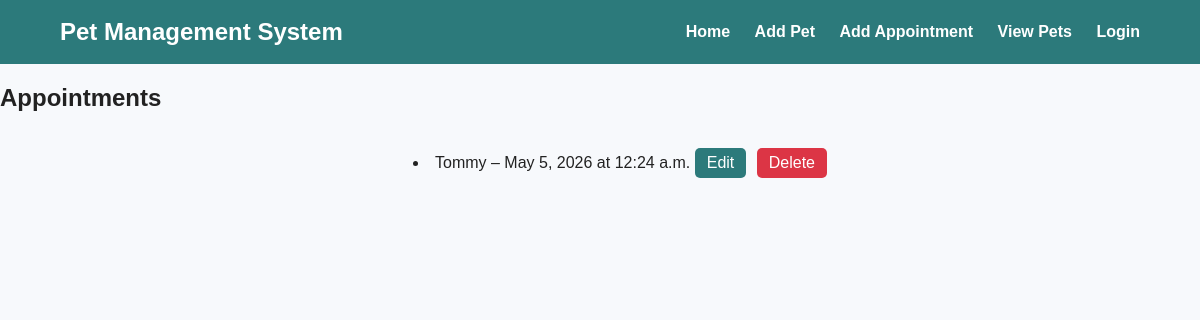
The page /appointments/ on the database as committed earlier.
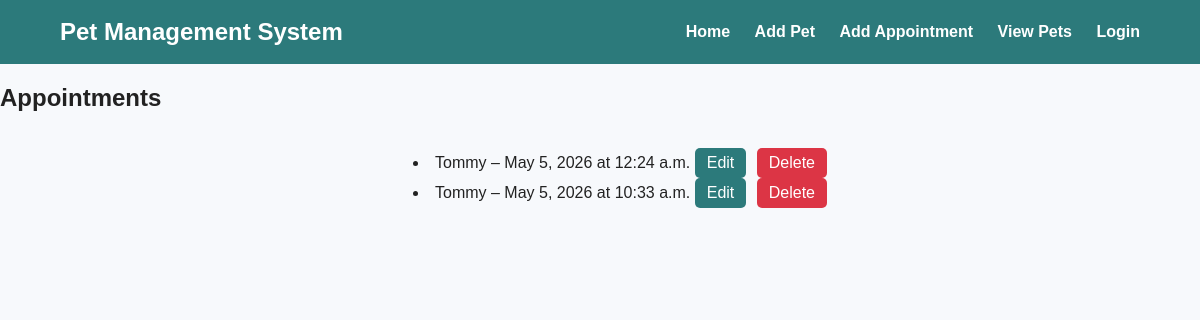
The same page on the database as committed later.
### pets/models.py (models this page shows, shortened)
class Appointment(models.Model):
    pet = models.ForeignKey(Pet, on_delete=models.CASCADE, related_name="appointments")
    date = models.DateField()
    time = models.TimeField()
    reason = models.CharField(max_length=200)
    notes = models.TextField(blank=True)

class Pet(models.Model):
    owner = models.ForeignKey(Owner, on_delete=models.CASCADE, related_name="pets")
    name = models.CharField(max_length=100)
    pet_type = models.CharField(max_length=50)
    age = models.IntegerField()
    medications = models.TextField(blank=True, null=True)

### pets/views.py (the view)
# urls.py: path("appointments/", views.appointment_list, name="appointment_list"),
def appointment_list(request):
    appointments = Appointment.objects.all()
    return render(request, "pets/appointment_list.html", {"appointments": appointments})

### pets/templates/pets/appointment_list.html
{% extends 'pets/base.html' %}
{% block content %}
<h2>Appointments</h2>
{% if appointments %}
    <div style="text-align: center;">
        <ul style="list-style-position: inside; display: inline-block; text-align: center;">
            {% for appointment in appointments %}
            <li>
                {{ appointment.pet.name }} – {{ appointment.date }} at {{ appointment.time }}
                <a href="{% url 'edit_appointment' appointment.id %}"
                style="background:#2c7a7b; color:white; padding: 6px 12px; border-radius:5px; text-decoration:none; display:inline-block;">
                    Edit
                </a>
                <a href="{% url 'delete_appointment' appointment.id %}"
                style="background:#dc3545; color:white; padding:6px 12px; border-radius:5px; text-decoration:none; display:inline-block; margin-left:6px;">
                    Delete
                </a>
            </li>
            {% endfor %}
        </ul>
    </div>
{% else %}
    <p>No appointments yet.</p>
{% endif %}
{% endblock %}

Rows that differ between the two databases and show on the page:
added Appointment: pet.name "Tommy", date "May 5, 2026", time "10:33 a.m."
